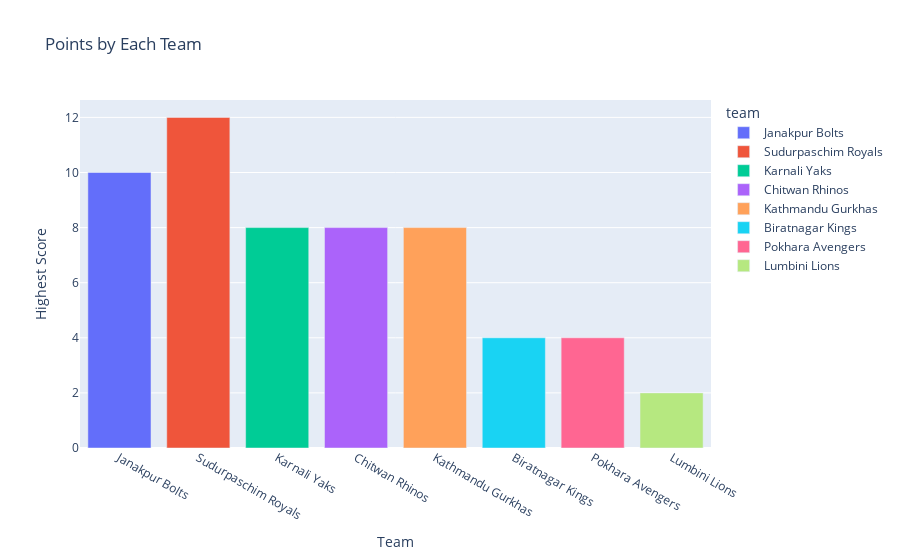

Source (notebook cell):
### Code cell
#interactive plot for the number of matches played by each team
fig = px.bar(points_table_df, x='team', y='points', color='team', title='Points by Each Team')
fig.update_layout(xaxis_title='Team', yaxis_title='Highest Score')
fig.show()

### Figure 1 — Plotly figure (JSON) as saved in the notebook; plotly's stock layout.template omitted (floating-point values rounded to 4 significant figures)
{"data": [{"alignmentgroup": "True", "hovertemplate": "team=%{x}<br>points=%{y}<extra></extra>", "legendgroup": "Janakpur Bolts", "marker": {"color": "#636efa", "pattern": {"shape": ""}}, "name": "Janakpur Bolts", "offsetgroup": "Janakpur Bolts", "orientation": "v", "showlegend": true, "textposition": "auto", "type": "bar", "x": ["Janakpur Bolts"], "xaxis": "x", "y": [10], "yaxis": "y"}, {"alignmentgroup": "True", "hovertemplate": "team=%{x}<br>points=%{y}<extra></extra>", "legendgroup": "Sudurpaschim Royals", "marker": {"color": "#EF553B", "pattern": {"shape": ""}}, "name": "Sudurpaschim Royals", "offsetgroup": "Sudurpaschim Royals", "orientation": "v", "showlegend": true, "textposition": "auto", "type": "bar", "x": ["Sudurpaschim Royals"], "xaxis": "x", "y": [12], "yaxis": "y"}, {"alignmentgroup": "True", "hovertemplate": "team=%{x}<br>points=%{y}<extra></extra>", "legendgroup": "Karnali Yaks", "marker": {"color": "#00cc96", "pattern": {"shape": ""}}, "name": "Karnali Yaks", "offsetgroup": "Karnali Yaks", "orientation": "v", "showlegend": true, "textposition": "auto", "type": "bar", "x": ["Karnali Yaks"], "xaxis": "x", "y": [8], "yaxis": "y"}, {"alignmentgroup": "True", "hovertemplate": "team=%{x}<br>points=%{y}<extra></extra>", "legendgroup": "Chitwan Rhinos", "marker": {"color": "#ab63fa", "pattern": {"shape": ""}}, "name": "Chitwan Rhinos", "offsetgroup": "Chitwan Rhinos", "orientation": "v", "showlegend": true, "textposition": "auto", "type": "bar", "x": ["Chitwan Rhinos"], "xaxis": "x", "y": [8], "yaxis": "y"}, {"alignmentgroup": "True", "hovertemplate": "team=%{x}<br>points=%{y}<extra></extra>", "legendgroup": "Kathmandu Gurkhas", "marker": {"color": "#FFA15A", "pattern": {"shape": ""}}, "name": "Kathmandu Gurkhas", "offsetgroup": "Kathmandu Gurkhas", "orientation": "v", "showlegend": true, "textposition": "auto", "type": "bar", "x": ["Kathmandu Gurkhas"], "xaxis": "x", "y": [8], "yaxis": "y"}, {"alignmentgroup": "True", "hovertemplate": "team=%{x}<br>points=%{y}<extra></extra>", "legendgroup": "Biratnagar Kings", "marker": {"color": "#19d3f3", "pattern": {"shape": ""}}, "name": "Biratnagar Kings", "offsetgroup": "Biratnagar Kings", "orientation": "v", "showlegend": true, "textposition": "auto", "type": "bar", "x": ["Biratnagar Kings"], "xaxis": "x", "y": [4], "yaxis": "y"}, {"alignmentgroup": "True", "hovertemplate": "team=%{x}<br>points=%{y}<extra></extra>", "legendgroup": "Pokhara Avengers", "marker": {"color": "#FF6692", "pattern": {"shape": ""}}, "name": "Pokhara Avengers", "offsetgroup": "Pokhara Avengers", "orientation": "v", "showlegend": true, "textposition": "auto", "type": "bar", "x": ["Pokhara Avengers"], "xaxis": "x", "y": [4], "yaxis": "y"}, {"alignmentgroup": "True", "hovertemplate": "team=%{x}<br>points=%{y}<extra></extra>", "legendgroup": "Lumbini Lions", "marker": {"color": "#B6E880", "pattern": {"shape": ""}}, "name": "Lumbini Lions", "offsetgroup": "Lumbini Lions", "orientation": "v", "showlegend": true, "textposition": "auto", "type": "bar", "x": ["Lumbini Lions"], "xaxis": "x", "y": [2], "yaxis": "y"}], "layout": {"barmode": "relative", "legend": {"title": {"text": "team"}, "tracegroupgap": 0}, "title": {"text": "Points by Each Team"}, "xaxis": {"anchor": "y", "categoryarray": ["Janakpur Bolts", "Sudurpaschim Royals", "Karnali Yaks", "Chitwan Rhinos", "Kathmandu Gurkhas", "Biratnagar Kings", "Pokhara Avengers", "Lumbini Lions"], "categoryorder": "array", "domain": [0, 1], "title": {"text": "Team"}}, "yaxis": {"anchor": "x", "domain": [0, 1], "title": {"text": "Highest Score"}}}}
